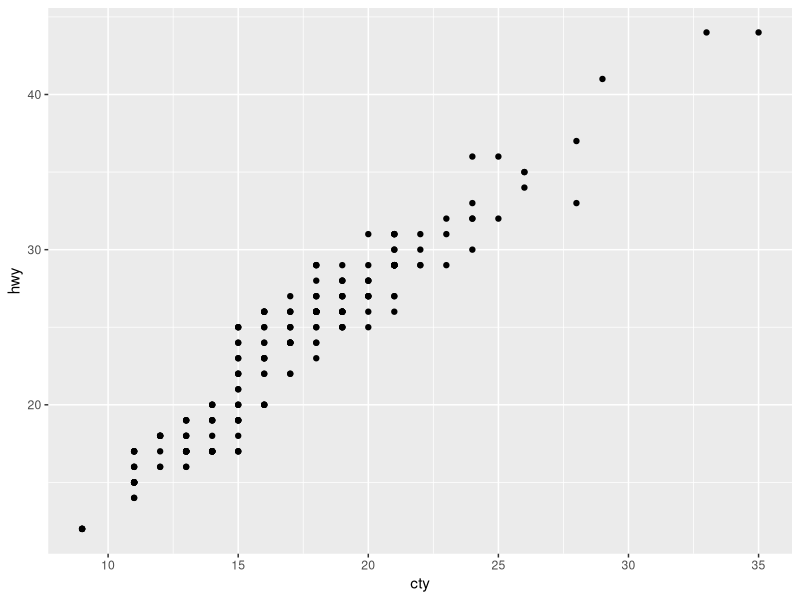
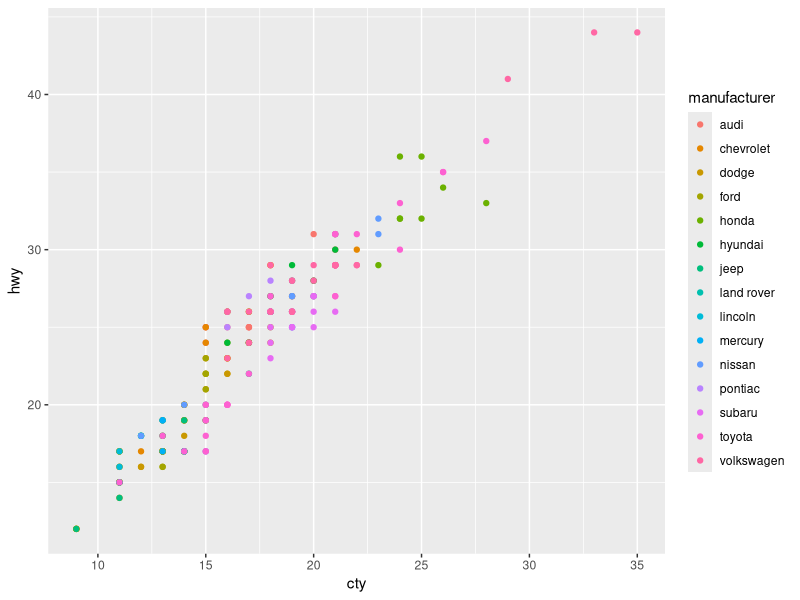
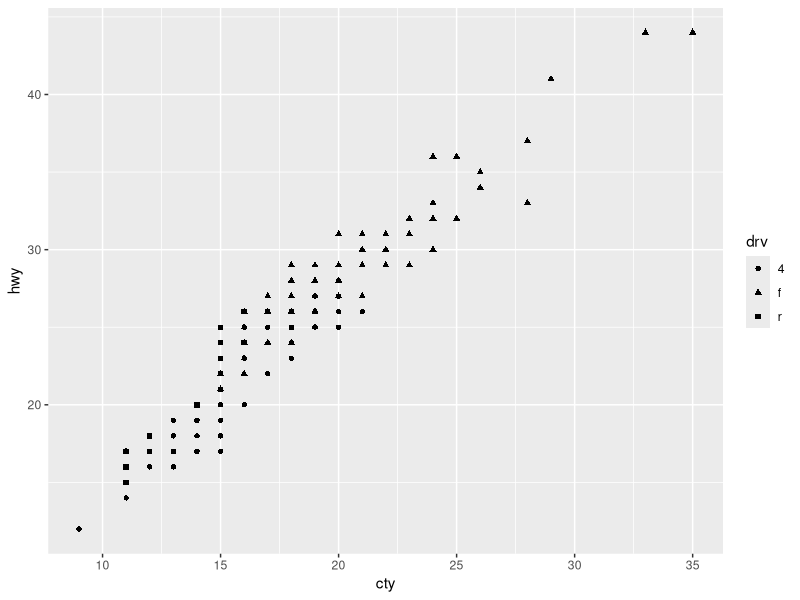
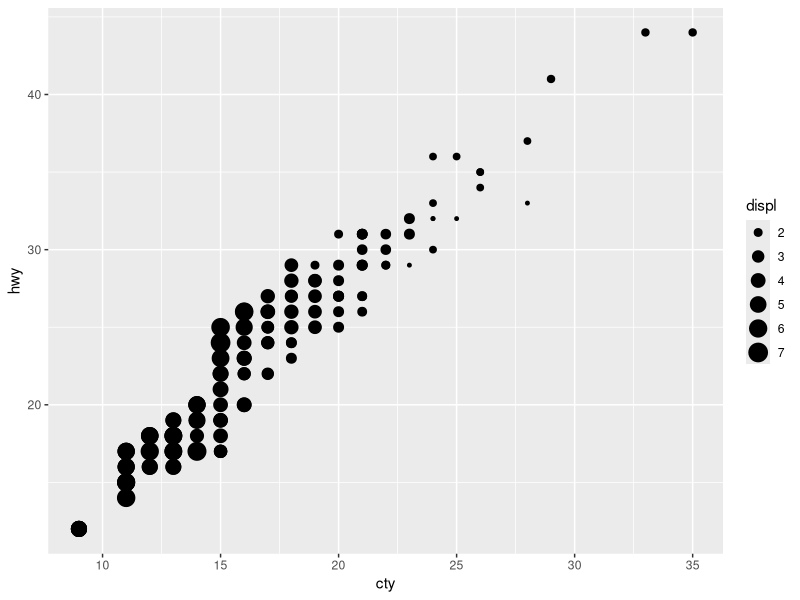

Recreate these plots in R, in order.
## ---- chunk 1
knitr::opts_chunk$set(fig.width=12, fig.height=6, fig.retina = 3)
## ---- chunk 2
library(ggplot2)
## ---- chunk 3
ggplot(mpg, aes(cty, hwy)) +
  geom_point()
## ---- chunk 4
ggplot(mpg, aes(cty, hwy, 
                color = manufacturer)) +
  geom_point()
## ---- chunk 5
ggplot(mpg, aes(cty, hwy,
                # mapping for shape aesthetic
                shape = drv)) +
  geom_point()
## ---- chunk 6
ggplot(mpg, aes(cty, hwy, 
                # mapping for shape aesthetic
                size = displ)) +
  geom_point()
